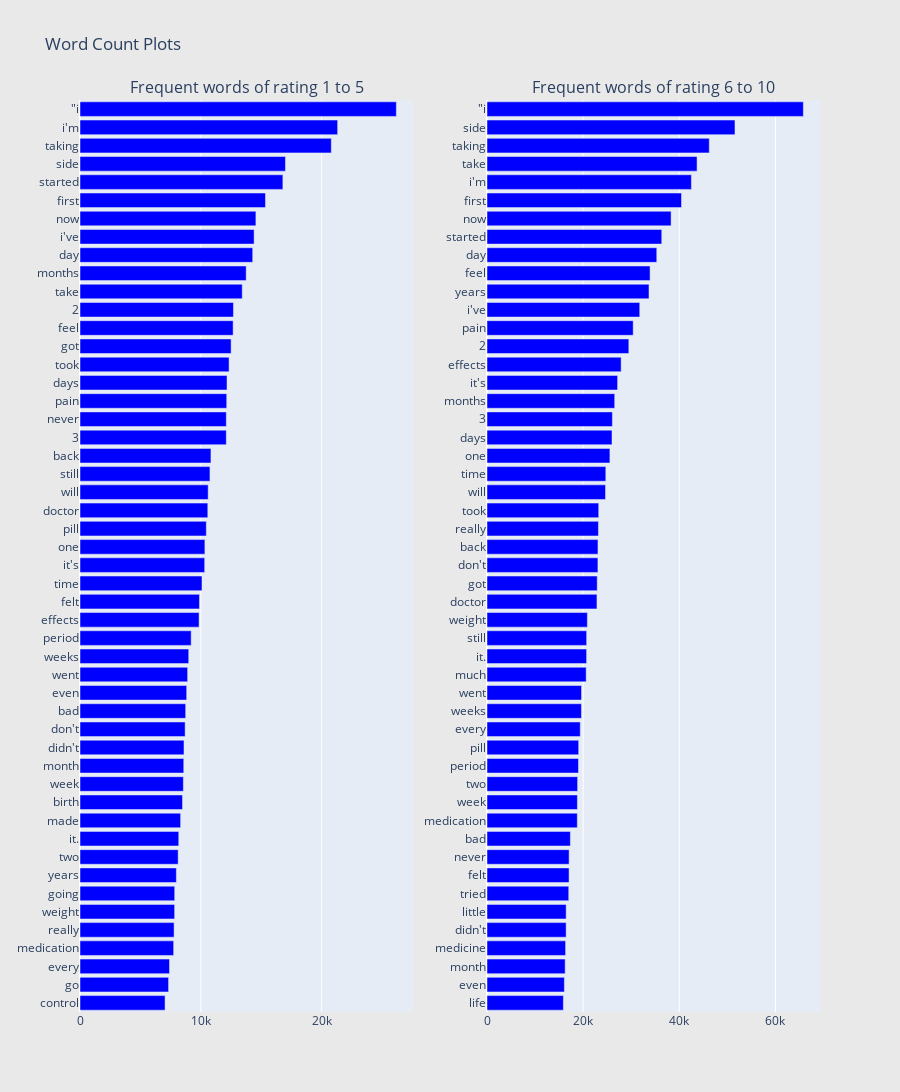

Notebook code cell kept with this figure:
### Code cell
def generate_ngrams(text, n_gram=1):
    token = [token for token in text.lower().split(" ") if token != "" if token not in STOPWORDS]
    ngrams = zip(*[token[i:] for i in range(n_gram)])
    return [" ".join(ngram) for ngram in ngrams]

def horizontal_bar_chart(df, color):
    trace = go.Bar(y=df["word"].values[::-1], x=df["wordcount"].values[::-1],
                   showlegend=False, orientation = 'h', marker=dict(color=color,))
    return trace

freq_dict = defaultdict(int)

for sent in df_all_1_5["review"]:
    for word in generate_ngrams(sent):
        freq_dict[word] += 1

fd_sorted = pd.DataFrame(sorted(freq_dict.items(), key=lambda x: x[1])[::-1])
fd_sorted.columns = ["word", "wordcount"]
trace0 = horizontal_bar_chart(fd_sorted.head(50), 'blue')

freq_dict = defaultdict(int)
for sent in df_all_6_10["review"]:
    for word in generate_ngrams(sent):
        freq_dict[word] += 1

fd_sorted = pd.DataFrame(sorted(freq_dict.items(), key=lambda x: x[1])[::-1])
fd_sorted.columns = ["word", "wordcount"]
trace1 = horizontal_bar_chart(fd_sorted.head(50), 'blue')

fig = tools.make_subplots(rows=1, cols=2, vertical_spacing=0.04,
                          subplot_titles=["Frequent words of rating 1 to 5", 
                                          "Frequent words of rating 6 to 10"])
fig.append_trace(trace0, 1, 1)
fig.append_trace(trace1, 1, 2)
fig['layout'].update(height=1200, width=900, paper_bgcolor='rgb(233,233,233)', title="Word Count Plots")
py.iplot(fig, filename='word-plots')

### Figure 1 — Plotly figure (JSON) as saved in the notebook; plotly's stock layout.template omitted (floating-point values rounded to 4 significant figures)
{"data": [{"marker": {"color": "blue"}, "orientation": "h", "showlegend": false, "type": "bar", "x": [7041, 7333, 7410, 7753, 7789, 7834, 7839, 7977, 8126, 8176, 8330, 8486, 8557, 8590, 8609, 8703, 8748, 8832, 8911, 9001, 9203, 9858, 9891, 10100, 10322, 10339, 10457, 10581, 10611, 10759, 10840, 12111, 12113, 12147, 12171, 12341, 12510, 12678, 12703, 13431, 13758, 14298, 14413, 14563, 15353, 16795, 17008, 20804, 21329, 26189], "xaxis": "x", "y": ["control", "go", "every", "medication", "really", "weight", "going", "years", "two", "it.", "made", "birth", "week", "month", "didn&#039;t", "don&#039;t", "bad", "even", "went", "weeks", "period", "effects", "felt", "time", "it&#039;s", "one", "pill", "doctor", "will", "still", "back", "3", "never", "pain", "days", "took", "got", "feel", "2", "take", "months", "day", "i&#039;ve", "now", "first", "started", "side", "taking", "i&#039;m", "\"i"], "yaxis": "y"}, {"marker": {"color": "blue"}, "orientation": "h", "showlegend": false, "type": "bar", "x": [15884, 16095, 16260, 16345, 16463, 16466, 17005, 17068, 17080, 17343, 18785, 18806, 18849, 19028, 19071, 19401, 19642, 19664, 20629, 20720, 20729, 20879, 22874, 22930, 23073, 23083, 23182, 23240, 24655, 24716, 25567, 26004, 26083, 26561, 27169, 27904, 29502, 30410, 31773, 33697, 33921, 35318, 36350, 38293, 40461, 42518, 43694, 46237, 51584, 65806], "xaxis": "x2", "y": ["life", "even", "month", "medicine", "didn&#039;t", "little", "tried", "felt", "never", "bad", "medication", "week", "two", "period", "pill", "every", "weeks", "went", "much", "it.", "still", "weight", "doctor", "got", "don&#039;t", "back", "really", "took", "will", "time", "one", "days", "3", "months", "it&#039;s", "effects", "2", "pain", "i&#039;ve", "years", "feel", "day", "started", "now", "first", "i&#039;m", "take", "taking", "side", "\"i"], "yaxis": "y2"}], "layout": {"annotations": [{"font": {"size": 16}, "showarrow": false, "text": "Frequent words of rating 1 to 5", "x": 0.225, "xanchor": "center", "xref": "paper", "y": 1, "yanchor": "bottom", "yref": "paper"}, {"font": {"size": 16}, "showarrow": false, "text": "Frequent words of rating 6 to 10", "x": 0.775, "xanchor": "center", "xref": "paper", "y": 1, "yanchor": "bottom", "yref": "paper"}], "height": 1200, "paper_bgcolor": "rgb(233,233,233)", "title": {"text": "Word Count Plots"}, "width": 900, "xaxis": {"anchor": "y", "domain": [0, 0.45]}, "xaxis2": {"anchor": "y2", "domain": [0.55, 1]}, "yaxis": {"anchor": "x", "domain": [0, 1]}, "yaxis2": {"anchor": "x2", "domain": [0, 1]}}}
